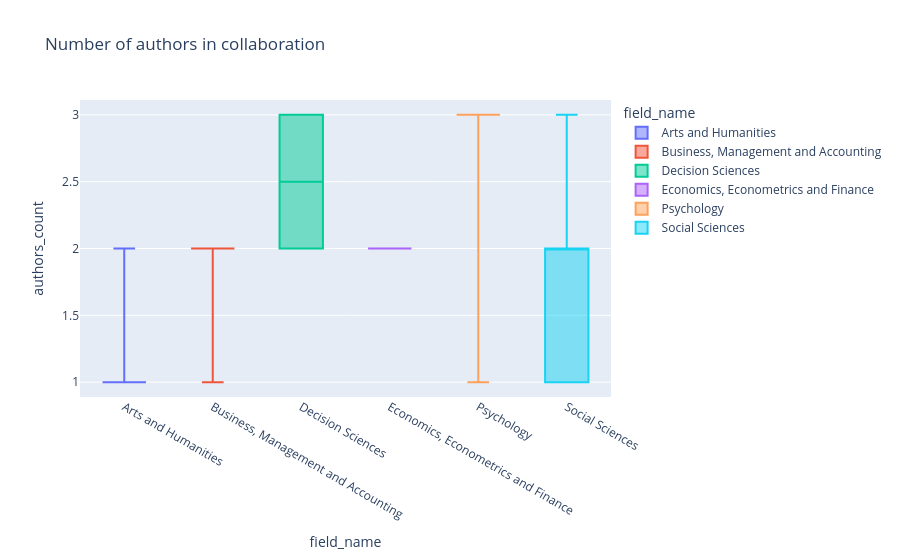

Notebook cell for this chart:
### Code cell
domain = "Social Sciences"
px.box(
    (
        df_count_authors_subfields
        .query(f"domain_name == @domain")
        # .sort_values("authors_count")
        .groupby(["subfield_id", "subfield_name", "field_name", "domain_name"], as_index=False)
        .authors_count
        .median()
    ),
    points=False,
    x="field_name",
    y="authors_count",
    color="field_name",
    hover_data=["subfield_id", "subfield_name", "field_name", "domain_name"],
    title="Number of authors in collaboration"
)

### Figure 1 — Plotly figure (JSON) as saved in the notebook; plotly's stock layout.template omitted (floating-point values rounded to 4 significant figures)
{"data": [{"alignmentgroup": "True", "boxpoints": false, "customdata": [[1200, "General Arts and Humanities", "Social Sciences"], [1202, "History", "Social Sciences"], [1203, "Language and Linguistics", "Social Sciences"], [1204, "Archeology", "Social Sciences"], [1205, "Classics", "Social Sciences"], [1206, "Conservation", "Social Sciences"], [1207, "History and Philosophy of Science", "Social Sciences"], [1208, "Literature and Literary Theory", "Social Sciences"], [1209, "Museology", "Social Sciences"], [1210, "Music", "Social Sciences"], [1211, "Philosophy", "Social Sciences"], [1212, "Religious studies", "Social Sciences"], [1213, "Visual Arts and Performing Arts", "Social Sciences"]], "hovertemplate": "field_name=%{x}<br>authors_count=%{y}<br>subfield_id=%{customdata[0]}<br>subfield_name=%{customdata[1]}<br>domain_name=%{customdata[2]}<extra></extra>", "legendgroup": "Arts and Humanities", "marker": {"color": "#636efa"}, "name": "Arts and Humanities", "notched": false, "offsetgroup": "Arts and Humanities", "orientation": "v", "showlegend": true, "x": ["Arts and Humanities", "Arts and Humanities", "Arts and Humanities", "Arts and Humanities", "Arts and Humanities", "Arts and Humanities", "Arts and Humanities", "Arts and Humanities", "Arts and Humanities", "Arts and Humanities", "Arts and Humanities", "Arts and Humanities", "Arts and Humanities"], "x0": " ", "xaxis": "x", "y": [1.0, 1.0, 1.0, 1.0, 1.0, 2.0, 1.0, 1.0, 1.0, 1.0, 1.0, 1.0, 1.0], "y0": " ", "yaxis": "y", "type": "box"}, {"alignmentgroup": "True", "boxpoints": false, "customdata": [[1402, "Accounting", "Social Sciences"], [1403, "Business and International Management", "Social Sciences"], [1404, "Management Information Systems", "Social Sciences"], [1405, "Management of Technology and Innovation", "Social Sciences"], [1406, "Marketing", "Social Sciences"], [1407, "Organizational Behavior and Human Resource Management", "Social Sciences"], [1408, "Strategy and Management", "Social Sciences"], [1409, "Tourism, Leisure and Hospitality Management", "Social Sciences"], [1410, "Industrial relations", "Social Sciences"]], "hovertemplate": "field_name=%{x}<br>authors_count=%{y}<br>subfield_id=%{customdata[0]}<br>subfield_name=%{customdata[1]}<br>domain_name=%{customdata[2]}<extra></extra>", "legendgroup": "Business, Management and Accounting", "marker": {"color": "#EF553B"}, "name": "Business, Management and Accounting", "notched": false, "offsetgroup": "Business, Management and Accounting", "orientation": "v", "showlegend": true, "x": ["Business, Management and Accounting", "Business, Management and Accounting", "Business, Management and Accounting", "Business, Management and Accounting", "Business, Management and Accounting", "Business, Management and Accounting", "Business, Management and Accounting", "Business, Management and Accounting", "Business, Management and Accounting"], "x0": " ", "xaxis": "x", "y": [2.0, 2.0, 2.0, 2.0, 2.0, 2.0, 2.0, 2.0, 1.0], "y0": " ", "yaxis": "y", "type": "box"}, {"alignmentgroup": "True", "boxpoints": false, "customdata": [[1800, "General Decision Sciences", "Social Sciences"], [1802, "Information Systems and Management", "Social Sciences"], [1803, "Management Science and Operations Research", "Social Sciences"], [1804, "Statistics, Probability and Uncertainty", "Social Sciences"]], "hovertemplate": "field_name=%{x}<br>authors_count=%{y}<br>subfield_id=%{customdata[0]}<br>subfield_name=%{customdata[1]}<br>domain_name=%{customdata[2]}<extra></extra>", "legendgroup": "Decision Sciences", "marker": {"color": "#00cc96"}, "name": "Decision Sciences", "notched": false, "offsetgroup": "Decision Sciences", "orientation": "v", "showlegend": true, "x": ["Decision Sciences", "Decision Sciences", "Decision Sciences", "Decision Sciences"], "x0": " ", "xaxis": "x", "y": [2.0, 3.0, 2.0, 3.0], "y0": " ", "yaxis": "y", "type": "box"}, {"alignmentgroup": "True", "boxpoints": false, "customdata": [[2000, "General Economics, Econometrics and Finance", "Social Sciences"], [2002, "Economics and Econometrics", "Social Sciences"], [2003, "Finance", "Social Sciences"]], "hovertemplate": "field_name=%{x}<br>authors_count=%{y}<br>subfield_id=%{customdata[0]}<br>subfield_name=%{customdata[1]}<br>domain_name=%{customdata[2]}<extra></extra>", "legendgroup": "Economics, Econometrics and Finance", "marker": {"color": "#ab63fa"}, "name": "Economics, Econometrics and Finance", "notched": false, "offsetgroup": "Economics, Econometrics and Finance", "orientation": "v", "showlegend": true, "x": ["Economics, Econometrics and Finance", "Economics, Econometrics and Finance", "Economics, Econometrics and Finance"], "x0": " ", "xaxis": "x", "y": [2.0, 2.0, 2.0], "y0": " ", "yaxis": "y", "type": "box"}, {"alignmentgroup": "True", "boxpoints": false, "customdata": [[3200, "General Psychology", "Social Sciences"], [3202, "Applied Psychology", "Social Sciences"], [3203, "Clinical Psychology", "Social Sciences"], [3204, "Developmental and Educational Psychology", "Social Sciences"], [3205, "Experimental and Cognitive Psychology", "Social Sciences"], [3206, "Neuropsychology and Physiological Psychology", "Social Sciences"], [3207, "Social Psychology", "Social Sciences"]], "hovertemplate": "field_name=%{x}<br>authors_count=%{y}<br>subfield_id=%{customdata[0]}<br>subfield_name=%{customdata[1]}<br>domain_name=%{customdata[2]}<extra></extra>", "legendgroup": "Psychology", "marker": {"color": "#FFA15A"}, "name": "Psychology", "notched": false, "offsetgroup": "Psychology", "orientation": "v", "showlegend": true, "x": ["Psychology", "Psychology", "Psychology", "Psychology", "Psychology", "Psychology", "Psychology"], "x0": " ", "xaxis": "x", "y": [1.0, 3.0, 3.0, 3.0, 3.0, 3.0, 3.0], "y0": " ", "yaxis": "y", "type": "box"}, {"alignmentgroup": "True", "boxpoints": false, "customdata": [[3300, "General Social Sciences", "Social Sciences"], [3302, "Archeology", "Social Sciences"], [3303, "Development", "Social Sciences"], [3304, "Education", "Social Sciences"], [3305, "Geography, Planning and Development", "Social Sciences"], [3306, "Health", "Social Sciences"], [3307, "Human Factors and Ergonomics", "Social Sciences"], [3308, "Law", "Social Sciences"], [3309, "Library and Information Sciences", "Social Sciences"], [3310, "Linguistics and Language", "Social Sciences"], [3311, "Safety Research", "Social Sciences"], [3312, "Sociology and Political Science", "Social Sciences"], [3313, "Transportation", "Social Sciences"], [3314, "Anthropology", "Social Sciences"], [3315, "Communication", "Social Sciences"], [3316, "Cultural Studies", "Social Sciences"], [3317, "Demography", "Social Sciences"], [3318, "Gender Studies", "Social Sciences"], [3319, "Life-span and Life-course Studies", "Social Sciences"], [3320, "Political Science and International Relations", "Social Sciences"], [3321, "Public Administration", "Social Sciences"], [3322, "Urban Studies", "Social Sciences"]], "hovertemplate": "field_name=%{x}<br>authors_count=%{y}<br>subfield_id=%{customdata[0]}<br>subfield_name=%{customdata[1]}<br>domain_name=%{customdata[2]}<extra></extra>", "legendgroup": "Social Sciences", "marker": {"color": "#19d3f3"}, "name": "Social Sciences", "notched": false, "offsetgroup": "Social Sciences", "orientation": "v", "showlegend": true, "x": ["Social Sciences", "Social Sciences", "Social Sciences", "Social Sciences", "Social Sciences", "Social Sciences", "Social Sciences", "Social Sciences", "Social Sciences", "Social Sciences", "Social Sciences", "Social Sciences", "Social Sciences", "Social Sciences", "Social Sciences", "Social Sciences", "Social Sciences", "Social Sciences", "Social Sciences", "Social Sciences", "Social Sciences", "Social Sciences"], "x0": " ", "xaxis": "x", "y": [1.0, 2.0, 2.0, 2.0, 2.0, 3.0, 3.0, 2.0, 2.0, 1.0, 2.0, 2.0, 3.0, 1.0, 2.0, 1.0, 2.0, 2.0, 2.0, 1.0, 2.0, 1.0], "y0": " ", "yaxis": "y", "type": "box"}], "layout": {"xaxis": {"anchor": "y", "domain": [0.0, 1.0], "title": {"text": "field_name"}, "categoryorder": "array", "categoryarray": ["Arts and Humanities", "Business, Management and Accounting", "Decision Sciences", "Economics, Econometrics and Finance", "Psychology", "Social Sciences"]}, "yaxis": {"anchor": "x", "domain": [0.0, 1.0], "title": {"text": "authors_count"}}, "legend": {"title": {"text": "field_name"}, "tracegroupgap": 0}, "title": {"text": "Number of authors in collaboration"}, "boxmode": "overlay"}}
